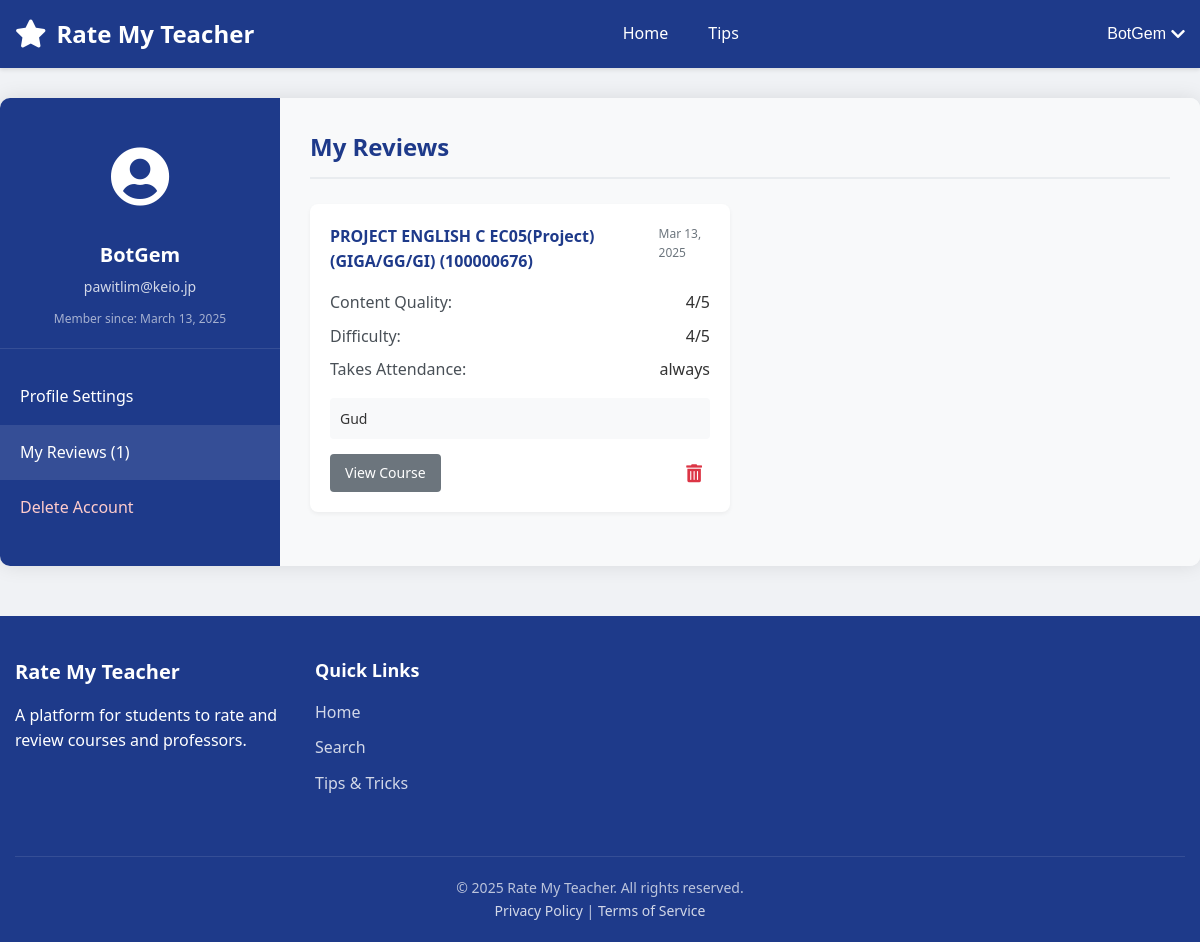
Before: /account-section.php (signed in) with the older database file.
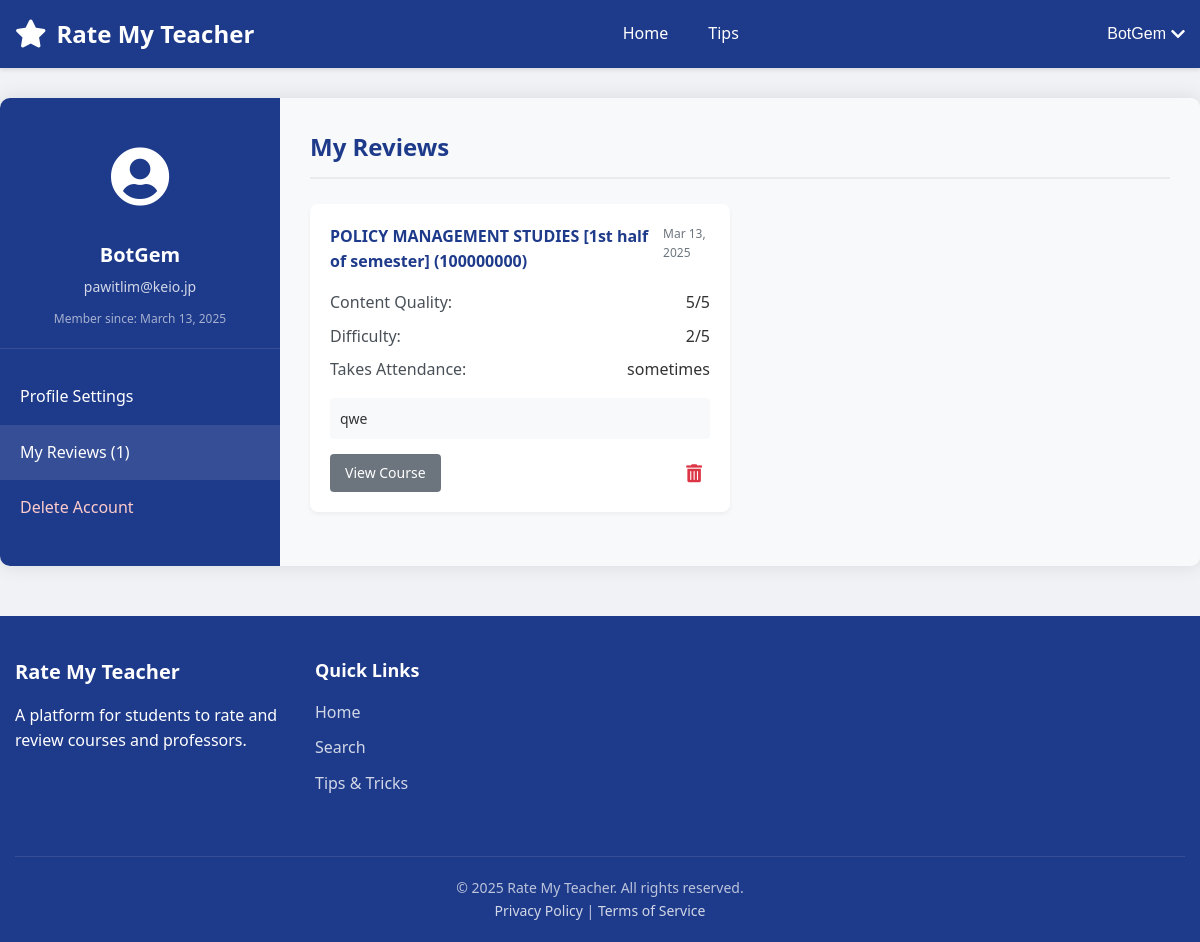
After: the same page with the newer database file.
### tables this page shows
CREATE TABLE users (
        id INTEGER PRIMARY KEY AUTOINCREMENT,
        username TEXT NOT NULL UNIQUE,
        email TEXT NOT NULL UNIQUE,
        password TEXT NOT NULL,
        created_at TIMESTAMP DEFAULT CURRENT_TIMESTAMP,
        is_verified INTEGER DEFAULT 0,
        verification_token TEXT DEFAULT NULL,
        token_expiry TIMESTAMP DEFAULT NULL
    );

CREATE TABLE ratings (
        id INTEGER PRIMARY KEY AUTOINCREMENT,
        user_id INTEGER NOT NULL,
        professor_id INTEGER NOT NULL,
        course_id INTEGER NOT NULL,
        rating REAL NOT NULL,
        content_rating INTEGER,
        difficulty_rating INTEGER,
        grade TEXT,
        textbook TEXT,
        attendance_check TEXT,
        first_half TEXT,
        second_half TEXT,
        comment TEXT,
        created_at TIMESTAMP DEFAULT CURRENT_TIMESTAMP,
        FOREIGN KEY (user_id) REFERENCES users(id) ON DELETE CASCADE,
        FOREIGN KEY (professor_id) REFERENCES professors(id) ON DELETE CASCADE,
        FOREIGN KEY (course_id) REFERENCES courses(id) ON DELETE CASCADE
    );

CREATE TABLE courses (
        id INTEGER PRIMARY KEY AUTOINCREMENT,
        name TEXT NOT NULL,
        course_code TEXT,
        description TEXT,
        professor_id INTEGER,
        semester TEXT,
        avg_content_quality REAL DEFAULT 0,
        avg_difficulty REAL DEFAULT 0,
        overall_rating REAL DEFAULT 0,
        review_count INTEGER DEFAULT 0,
        FOREIGN KEY (professor_id) REFERENCES professors(id) ON DELETE SET NULL
    );

### account-section.php (the view, shortened to what this page needs)
<?php
require_once __DIR__ . "/config.php";
$username = $_SESSION["username"];
$email = $_SESSION["email"];
$user_id = $_SESSION["id"];
$reviews_count = 0;
$reviews = [];
try {
    $columns_sql = "PRAGMA table_info(ratings)";
    $columns_result = $conn->query($columns_sql);
    $has_comments_field = false;
    $has_comment_field = false;
    while ($column = $columns_result->fetchArray(SQLITE3_ASSOC)) {
        if ($column['name'] === 'comment') {
            $has_comment_field = true;
        }
    }
    $course_columns_sql = "PRAGMA table_info(courses)";
    $course_columns_result = $conn->query($course_columns_sql);
    $course_name_field = 'name';
    $course_code_field = 'course_code';
    while ($column = $course_columns_result->fetchArray(SQLITE3_ASSOC)) {
        if ($column['name'] === 'name') {
            $course_name_field = 'name';
        }
    }
    $comment_field = $has_comments_field ? 'r.comments' : ($has_comment_field ? 'r.comment' : 'NULL');
    $review_sql = "SELECT r.*,
                  c.$course_name_field AS course_name,
                  c.$course_code_field AS course_code,
                  $comment_field AS review_text
                  FROM ratings r
                  JOIN courses c ON r.course_id = c.id
                  WHERE r.user_id = :user_id
                  ORDER BY r.created_at DESC";
    $review_stmt = $conn->prepare($review_sql);
    $review_stmt->bindValue(':user_id', $user_id, SQLITE3_INTEGER);
    $result = $review_stmt->execute();
    while ($row = $result->fetchArray(SQLITE3_ASSOC)) {
        if ($has_comments_field) {
            $row['comments'] = $row['comments'] ?? '';
        } elseif ($has_comment_field) {
            $row['comments'] = $row['comment'] ?? '';
        } else {
            $row['comments'] = '';
        }
        $row['content_quality'] = $row['content_quality'] ?? ($row['content_rating'] ?? 3);
        $row['difficulty'] = $row['difficulty'] ?? ($row['difficulty_rating'] ?? 3);
        $row['takes_attendance'] = $row['attendance_check'] ?? 'Unknown';
        $reviews[] = $row;
        $reviews_count++;
    }
} catch (Exception $e) {
    error_log("Error fetching reviews: " . $e->getMessage());
}
$join_date = "";
try {
    $date_sql = "SELECT created_at FROM users WHERE id = :user_id";
    $date_stmt = $conn->prepare($date_sql);
    $date_stmt->bindValue(':user_id', $user_id, SQLITE3_INTEGER);
    $result = $date_stmt->execute();
    if ($row = $result->fetchArray(SQLITE3_ASSOC)) {
        $join_date = date("F j, Y", strtotime($row["created_at"]));
    }
} catch (Exception $e) {
    $join_date = "Unknown";
}
include_once "header.php";
?>
<div class="account-page-container">
    <div class="account-sidebar">
        <div class="user-profile">
            <div class="profile-avatar">
                <i class="fas fa-user-circle"></i>
            </div>
            <h3><?php echo htmlspecialchars($username); ?></h3>
            <p class="user-email"><?php echo htmlspecialchars($email); ?></p>
            <p class="join-date">Member since: <?php echo $join_date; ?></p>
        </div>
        <ul class="sidebar-nav">
            <li><a href="#profile-settings" data-section="profile-settings">Profile Settings</a></li>
            <li class="active"><a href="#my-reviews" data-section="my-reviews">My Reviews (<?php echo $reviews_count; ?>)</a></li>
            <li class="danger-item"><a href="#delete-account" data-section="delete-account">Delete Account</a></li>
        </ul>
    </div>
    <div class="account-content">
        <div id="my-reviews" class="account-section active">
            <h2>My Reviews</h2>
            <?php if (count($reviews) > 0): ?>
                <div class="reviews-list">
                    <?php foreach ($reviews as $review): ?>
                        <div class="review-card">
                            <div class="review-header">
                                <h3><?php echo htmlspecialchars($review["course_name"]); ?> (<?php echo htmlspecialchars($review["course_code"]); ?>)</h3>
                                <span class="review-date"><?php echo date("M j, Y", strtotime($review["created_at"])); ?></span>
                            </div>
                            <div class="review-ratings">
                                <div class="rating-item">
                                    <span class="rating-label">Content Quality:</span>
                                    <span class="rating-value"><?php echo $review["content_quality"]; ?>/5</span>
                                </div>
                                <div class="rating-item">
                                    <span class="rating-label">Difficulty:</span>
                                    <span class="rating-value"><?php echo $review["difficulty"]; ?>/5</span>
                                </div>
                                <?php if (isset($review["takes_attendance"])): ?>
                                <div class="rating-item">
                                    <span class="rating-label">Takes Attendance:</span>
                                    <span class="rating-value"><?php echo htmlspecialchars($review["takes_attendance"]); ?></span>
                                </div>
                                <?php endif; ?>
                            </div>
                            <?php
                            $reviewText = '';
                            if (!empty($review["comments"])) {
                                $reviewText = $review["comments"];
                            } elseif (!empty($review["comment"])) {
                                $reviewText = $review["comment"];
                            } elseif (!empty($review["review_text"])) {
                                $reviewText = $review["review_text"];
                            }
                            if (!empty($reviewText)):
                            ?>
                                <div class="review-comment">
                                    <p><?php echo htmlspecialchars($reviewText); ?></p>
                                </div>
                            <?php endif; ?>
                            <div class="review-actions">
                                <a href="course_page_template.php?course=<?php echo urlencode($review["course_name"]); ?>" class="btn-secondary">View Course</a>
                                <button class="delete-review" data-review-id="<?php echo $review["id"]; ?>" title="Delete Review">
                                    <i class="fas fa-trash-alt"></i>
                                </button>
                            </div>
                        </div>
                    <?php endforeach; ?>
                </div>
            <?php endif; ?>
        </div>
    </div>
</div>
<?php
include_once __DIR__ . "/footer.php";
?>

### header.php (shortened to what this page needs)
<!DOCTYPE html>
<html lang="en">
<head>
    <link rel="stylesheet" href="https://cdnjs.cloudflare.com/ajax/libs/font-awesome/5.15.4/css/all.min.css">
</head>
<body>
    <header>
        <div class="header-container">
            <a href="index.php" class="site-logo">
                <i class="fas fa-star"></i>
                Rate My Teacher
            </a>
            <nav class="main-nav" id="main-nav">
                <ul>
                    <li><a href="home.php" class="<?php echo basename($_SERVER['PHP_SELF']) == 'home.php' ? 'active' : ''; ?>">Home</a></li>
                    <li><a href="tipsandtricks.php" class="<?php echo basename($_SERVER['PHP_SELF']) == 'tipsandtricks.php' ? 'active' : ''; ?>">Tips</a></li>
                </ul>
            </nav>
            <div class="user-menu">
                <?php if (isset($_SESSION["loggedin"]) && $_SESSION["loggedin"] === true): ?>
                    <button class="user-menu-btn" id="user-menu-btn">
                        <?php echo htmlspecialchars($_SESSION["username"]); ?>
                        <i class="fas fa-chevron-down"></i>
                    </button>
                <?php endif; ?>
            </div>
        </div>
    </header>
    <div class="main-container">

### footer.php (shortened to what this page needs)
    </div>
    <footer>
        <div class="footer-container">
            <div class="footer-info">
                <h3>Rate My Teacher</h3>
                <p>A platform for students to rate and review courses and professors.</p>
            </div>
            <div class="footer-links">
                <h4>Quick Links</h4>
                <ul>
                    <li><a href="home.php">Home</a></li>
                    <li><a href="search.php">Search</a></li>
                    <li><a href="tipsandtricks.php">Tips & Tricks</a></li>
                </ul>
            </div>
            <div class="footer-legal">
                <p>&copy; <?php echo date("Y"); ?> Rate My Teacher. All rights reserved.</p>
                <p><a href="#">Privacy Policy</a> | <a href="#">Terms of Service</a></p>
            </div>
        </div>
    </footer>
</body>
</html>

### header.php (style rules this page uses)
* { margin: 0; padding: 0; box-sizing: border-box; }
body { font-family: 'Segoe UI', Tahoma, Geneva, Verdana, sans-serif; line-height: 1.6; color: #333; background-color: #f0f2f5; }
header { background-color: #1e3a8a; color: white; padding: 15px 0; box-shadow: 0 2px 4px rgba(0, 0, 0, 0.1); }
.header-container { max-width: 1200px; margin: 0 auto; padding: 0 15px; display: flex; justify-content: space-between; align-items: center; }
.site-logo { font-size: 24px; font-weight: bold; text-decoration: none; color: white; display: flex; align-items: center; }
.site-logo i { margin-right: 10px; font-size: 28px; }
.main-nav ul { list-style: none; display: flex; gap: 20px; }
.main-nav a { text-decoration: none; color: white; font-weight: 500; padding: 5px 10px; border-radius: 4px; transition: background-color 0.2s; }
.user-menu { position: relative; }
.user-menu-btn { background: none; border: none; color: white; cursor: pointer; display: flex; align-items: center; font-size: 16px; font-weight: 500; }
.user-menu-btn i { margin-left: 5px; }

### account-section.php (style rules this page uses)
.account-page-container { display: flex; max-width: 1200px; margin: 30px auto; background-color: #fff; border-radius: 10px; box-shadow: 0 0 20px rgba(0, 0, 0, 0.1); overflow: hidden; }
.account-sidebar { width: 280px; background-color: #1e3a8a; color: #fff; padding: 30px 0; }
.user-profile { padding: 0 20px 20px; text-align: center; border-bottom: 1px solid rgba(255, 255, 255, 0.1); }
.profile-avatar { font-size: 60px; margin-bottom: 15px; }
.user-profile h3 { margin: 0 0 5px; font-size: 20px; }
.user-email { margin: 0 0 10px; font-size: 14px; opacity: 0.8; }
.join-date { font-size: 12px; opacity: 0.6; }
.sidebar-nav { list-style: none; padding: 0; margin: 20px 0 0 0; }
.sidebar-nav li { padding: 0; margin: 0; }
.sidebar-nav li a { display: block; padding: 15px 20px; color: #fff; text-decoration: none; transition: background-color 0.2s; }
.sidebar-nav li a:hover, .sidebar-nav li.active a { background-color: rgba(255, 255, 255, 0.1); }
.sidebar-nav li.danger-item a { color: #ffcccc; }
.account-content { flex: 1; padding: 30px; background-color: #f8f9fa; overflow-y: auto; }
.account-section { display: none; }
.account-section.active { display: block; }
.account-section h2 { color: #1e3a8a; margin-top: 0; margin-bottom: 25px; padding-bottom: 10px; border-bottom: 2px solid #e9ecef; }
.btn-secondary { background-color: #6c757d; color: white; padding: 8px 15px; border: none; border-radius: 4px; cursor: pointer; font-size: 14px; text-decoration: none; display: inline-block; transition: background-color 0.2s; }
.reviews-list { display: grid; gap: 20px; grid-template-columns: repeat(auto-fill, minmax(300px, 1fr)); }
.review-card { background-color: #fff; border-radius: 8px; padding: 20px; box-shadow: 0 2px 4px rgba(0, 0, 0, 0.05); }
.review-header { display: flex; justify-content: space-between; align-items: flex-start; margin-bottom: 15px; }
.review-header h3 { margin: 0; font-size: 16px; color: #1e3a8a; }
.review-date { font-size: 12px; color: #6c757d; }
.review-ratings { margin-bottom: 15px; }
.rating-item { display: flex; justify-content: space-between; margin-bottom: 8px; }
.rating-label { font-weight: 500; color: #495057; }
.review-comment { padding: 10px; background-color: #f8f9fa; border-radius: 4px; margin-bottom: 15px; }
.review-comment p { margin: 0; font-size: 14px; line-height: 1.5; }
.review-actions { display: flex; justify-content: space-between; align-items: center; }
.delete-review { background: none; border: none; color: #dc3545; font-size: 18px; cursor: pointer; padding: 8px; border-radius: 50%; transition: all 0.2s; display: flex; align-items: center; justify-content: center; }

Changed rows visible on the page:
removed ratings: course.name "PROJECT ENGLISH C EC05(Project)(GIGA/GG/GI)", course.course_code "100000676", created_at "Mar 13, 2025", content_quality "4", difficulty "4", attendance_check "always", reviewText "Gud"
now on this page (row edited): ratings: course.name "POLICY MANAGEMENT STUDIES [1st half of semester]", course.course_code "100000000", created_at "Mar 13, 2025", content_rating "5", difficulty "2", attendance_check "sometimes", reviewText "qwe"
